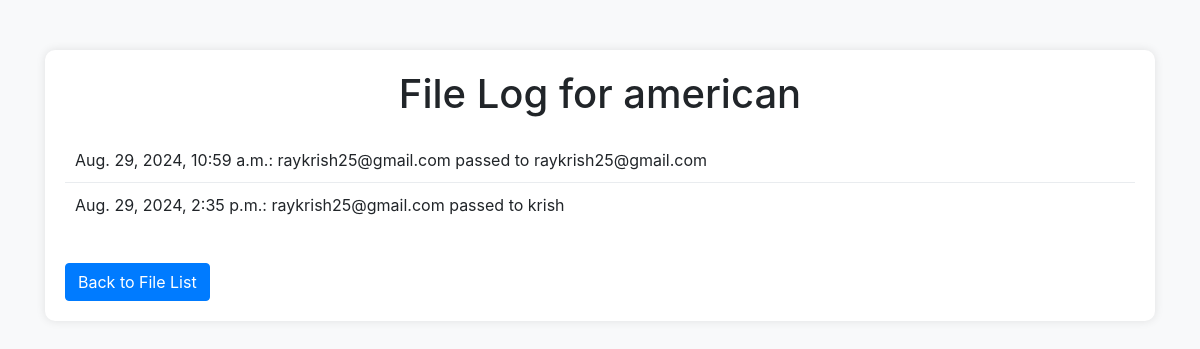
Screenshot of /log/2/ (signed in) with the database file from the repository.
### tracker/models.py (models this page shows, shortened)
class FileLog(models.Model):
    file = models.ForeignKey(File, on_delete=models.CASCADE)
    passed_from = models.ForeignKey(User, related_name='passed_from', on_delete=models.CASCADE)
    passed_to = models.ForeignKey(User, related_name='passed_to', on_delete=models.CASCADE)
    timestamp = models.DateTimeField(auto_now_add=True)

class File(models.Model):
    unique_id = models.CharField(max_length=100, unique=True)
    file_name = models.CharField(max_length=255)
    uploaded_by = models.ForeignKey(User, on_delete=models.CASCADE)
    uploaded_at = models.DateTimeField(auto_now_add=True)

### tracker/views.py (the view)
# urls.py: path('log/<int:file_id>/', views.file_log, name='file_log'),  # View file log
@login_required
def file_log(request, file_id):
    logs = FileLog.objects.filter(file_id=file_id)
    return render(request, 'tracker/file_log.html', {'logs': logs})

### tracker/templates/tracker/file_log.html (shortened to what this page needs)
<!DOCTYPE html>
<html lang="en">
<head>
    <link href="https://stackpath.bootstrapcdn.com/bootstrap/4.5.2/css/bootstrap.min.css" rel="stylesheet">
</head>
<body>
    <div class="container">
        <div class="file-log">
            <h1 class="text-center">File Log for {{ logs.first.file.file_name }}</h1>
            <ul>
                {% for log in logs %}
                <li class="d-flex justify-content-between align-items-center">
                    <span>{{ log.timestamp }}: {{ log.passed_from.username }} passed to {{ log.passed_to.username }}</span>
                </li>
                {% endfor %}
            </ul>
            <a href="{% url 'file_list' %}" class="btn btn-primary back-btn">Back to File List</a>
        </div>
    </div>
</body>
</html>

### tracker/templates/tracker/file_log.html (style rules this page uses)
body { background-color: #f8f9fa; }
.container { margin-top: 50px; }
.file-log { background-color: #ffffff; padding: 20px; border-radius: 10px; box-shadow: 0 0 10px rgba(0, 0, 0, 0.1); }
.file-log h1 { margin-bottom: 20px; }
.file-log ul { list-style-type: none; padding: 0; }
.file-log li { padding: 10px; border-bottom: 1px solid #e9ecef; }
.file-log li:last-child { border-bottom: none; }
.back-btn { margin-top: 20px; }

### rows the page displays
FileLog: first.file.file_name "american", timestamp "Aug. 29, 2024, 10:59 a.m.", passed_from.username "raykrish25@gmail.com", passed_to.username "raykrish25@gmail.com"
FileLog: timestamp "Aug. 29, 2024, 2:35 p.m.", passed_from.username "raykrish25@gmail.com", passed_to.username "krish"
